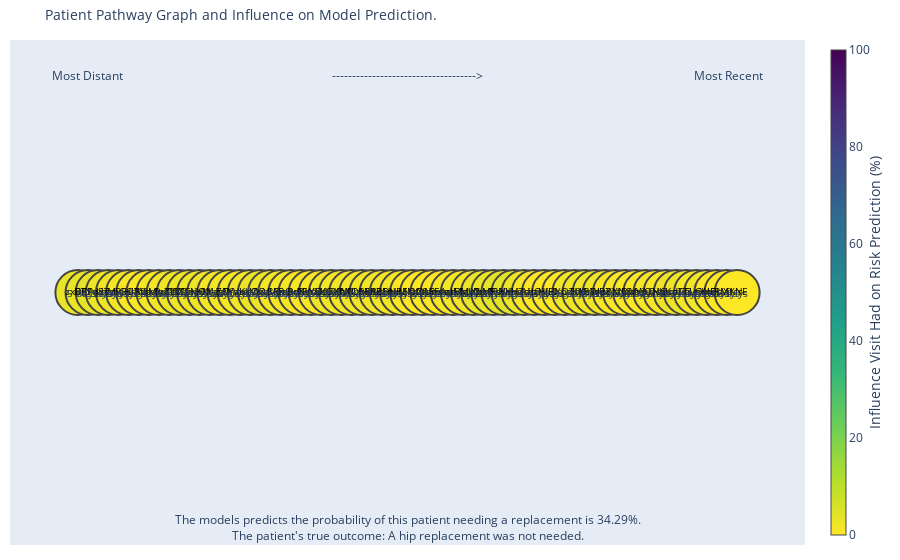

Notebook code for this chart:
### Code cell
relu = True

# Get the entire patient's history in a DataFrame
edges_df = graph_plot.create_edges_df_gc(dense_tensor)

# Get the node positions for the graph
pos_df = graph_plot.create_position_df_gc(edges_df)
pos_list = graph_plot.generate_pos_sequence(pos_df['max_codes_per_visit'].max())

pos_df = graph_plot.map_y_coord_to_node(pos_df, pos_list)

l_map = gc.calc_local_map(model, grads, only_pos=relu, filt_num=None)

timestep_ave_grad_df = gc.calc_timestep_weights(stride, filter_size, l_map, max_timesteps)

read_code_pos_df = gc.map_read_code_labels(pos_df, read_code_map_df, timestep_ave_grad_df)

edge_pos_df = gc.create_edge_pos_df(edges_df, pos_df)

if relu == True:
    plot_name = 'all_filters_grad_cam_relu'
else:
    plot_name = 'all_filters_grad_cam_abs'

gc.plot_gradcam_plotly(edge_pos_df, pos_df, read_code_pos_df, years_in_advance, logits, outcome, plot_name, html_open=False)

### Figure 1 — Plotly figure (JSON) as saved in the notebook; plotly's stock layout.template omitted (floating-point values rounded to 4 significant figures; data arrays with more than 128 entries replaced by an {"elided": "..."} marker saying what was removed)
{"data": [{"hoverinfo": "none", "line": {"color": "#888", "width": 0.5}, "mode": "lines", "type": "scatter", "x": {"elided": "195 int values"}, "y": {"elided": "195 int values"}}, {"hoverinfo": "text", "hovertext": ["297 ReadCode descript here \nInfluence visit has on prediction: 3.3%", "264 ReadCode descript here \nInfluence visit has on prediction: 3.3%", "12 ReadCode descript here \nInfluence visit has on prediction: 3.36%", "63 ReadCode descript here \nInfluence visit has on prediction: 2.48%", "185 ReadCode descript here \nInfluence visit has on prediction: 2.33%", "467 ReadCode descript here \nInfluence visit has on prediction: 1.51%", "86 ReadCode descript here \nInfluence visit has on prediction: 0.65%", "363 ReadCode descript here \nInfluence visit has on prediction: 0.65%", "386 ReadCode descript here \nInfluence visit has on prediction: 1.31%", "356 ReadCode descript here \nInfluence visit has on prediction: 1.45%", "273 ReadCode descript here \nInfluence visit has on prediction: 2.3%", "31 ReadCode descript here \nInfluence visit has on prediction: 2.54%", "194 ReadCode descript here \nInfluence visit has on prediction: 2.45%", "447 ReadCode descript here \nInfluence visit has on prediction: 2.3%", "258 ReadCode descript here \nInfluence visit has on prediction: 1.45%", "157 ReadCode descript here \nInfluence visit has on prediction: 1.54%", "286 ReadCode descript here \nInfluence visit has on prediction: 1.16%", "369 ReadCode descript here \nInfluence visit has on prediction: 1.64%", "268 ReadCode descript here \nInfluence visit has on prediction: 2.59%", "25 ReadCode descript here \nInfluence visit has on prediction: 2.34%", "285 ReadCode descript here \nInfluence visit has on prediction: 1.68%", "304 ReadCode descript here \nInfluence visit has on prediction: 1.19%", "210 ReadCode descript here \nInfluence visit has on prediction: 0.94%", "471 ReadCode descript here \nInfluence visit has on prediction: 0.69%", "106 ReadCode descript here \nInfluence visit has on prediction: 0.69%", "443 ReadCode descript here \nInfluence visit has on prediction: 2.01%", "270 ReadCode descript here \nInfluence visit has on prediction: 1.67%", "136 ReadCode descript here \nInfluence visit has on prediction: 1.67%", "176 ReadCode descript here \nInfluence visit has on prediction: 1.67%", "323 ReadCode descript here \nInfluence visit has on prediction: 1.88%", "282 ReadCode descript here \nInfluence visit has on prediction: 1.6%", "226 ReadCode descript here \nInfluence visit has on prediction: 1.6%", "348 ReadCode descript here \nInfluence visit has on prediction: 1.6%", "362 ReadCode descript here \nInfluence visit has on prediction: 0.08%", "167 ReadCode descript here \nInfluence visit has on prediction: 0.0%", "212 ReadCode descript here \nInfluence visit has on prediction: 0.0%", "427 ReadCode descript here \nInfluence visit has on prediction: 0.0%", "245 ReadCode descript here \nInfluence visit has on prediction: 1.2%", "300 ReadCode descript here \nInfluence visit has on prediction: 1.2%", "7 ReadCode descript here \nInfluence visit has on prediction: 1.37%", "258 ReadCode descript here \nInfluence visit has on prediction: 2.92%", "102 ReadCode descript here \nInfluence visit has on prediction: 3.0%", "192 ReadCode descript here \nInfluence visit has on prediction: 4.06%", "481 ReadCode descript here \nInfluence visit has on prediction: 3.9%", "491 ReadCode descript here \nInfluence visit has on prediction: 2.35%", "350 ReadCode descript here \nInfluence visit has on prediction: 1.06%", "260 ReadCode descript here \nInfluence visit has on prediction: 0.0%", "0 \nInfluence visit has on prediction: 0.0%", "430 ReadCode descript here \nInfluence visit has on prediction: 0.0%", "287 ReadCode descript here \nInfluence visit has on prediction: 1.52%", "357 ReadCode descript here \nInfluence visit has on prediction: 1.83%", "275 ReadCode descript here \nInfluence visit has on prediction: 1.83%", "431 ReadCode descript here \nInfluence visit has on prediction: 1.83%", "294 ReadCode descript here \nInfluence visit has on prediction: 0.72%", "493 ReadCode descript here \nInfluence visit has on prediction: 0.52%", "200 ReadCode descript here \nInfluence visit has on prediction: 0.52%", "509 ReadCode descript here \nInfluence visit has on prediction: 0.52%", "197 ReadCode descript here \nInfluence visit has on prediction: 1.06%", "154 ReadCode descript here \nInfluence visit has on prediction: 0.94%", "296 ReadCode descript here \nInfluence visit has on prediction: 2.14%", "436 ReadCode descript here \nInfluence visit has on prediction: 2.14%", "94 ReadCode descript here \nInfluence visit has on prediction: 1.2%", "19 ReadCode descript here \nInfluence visit has on prediction: 1.53%", "252 ReadCode descript here \nInfluence visit has on prediction: 0.33%", "443 ReadCode descript here \nInfluence visit has on prediction: 0.33%", "487 ReadCode descript here \nInfluence visit has on prediction: 0.33%"], "marker": {"cmax": 100, "cmin": 0, "color": [3.301, 3.301, 3.356, 2.477, 2.333, 1.508, 0.6548, 0.6464, 1.305, 1.455, 2.296, 2.537, 2.446, 2.296, 1.455, 1.535, 1.161, 1.642, 2.587, 2.343, 1.675, 1.194, 0.9413, 0.6928, 0.6928, 2.007, 1.673, 1.673, 1.673, 1.878, 1.601, 1.601, 1.601, 0.08183, 0, 0, 0, 1.204, 1.204, 1.368, 2.922, 2.999, 4.063, 3.899, 2.345, 1.064, 0, 0, 0, 1.517, 1.827, 1.827, 1.827, 0.7162, 0.5247, 0.5247, 0.5247, 1.063, 0.945, 2.143, 2.143, 1.198, 1.531, 0.3328, 0.3328, 0.3328], "colorbar": {"thickness": 15, "title": {"side": "right", "text": "Influence Visit Had on Risk Prediction (%)"}, "xanchor": "left"}, "colorscale": [[0, "#440154"], [0.1111, "#482878"], [0.2222, "#3e4989"], [0.3333, "#31688e"], [0.4444, "#26828e"], [0.5556, "#1f9e89"], [0.6667, "#35b779"], [0.7778, "#6ece58"], [0.8889, "#b5de2b"], [1, "#fde725"]], "line": {"width": 2}, "reversescale": true, "showscale": true, "size": 45}, "mode": "markers+text", "text": ["zxBiU", "DFYqS", "TPwhM", "JxTzP", "gridH", "qGOBt", "sIYVg", "AfsMq", "kxOuO", "JyAYW", "ZUlQu", "SZCNO", "ejsKl", "HlkUy", "YggfK", "ZDraK", "WVukV", "cxcOS", "JZstL", "vVIAR", "RRjeo", "jnQdK", "BcXsY", "FFnaU", "WbKCx", "DdXXN", "iYhXI", "fIWOM", "PLBRB", "ozdZf", "jABDN", "uHuRE", "qkMNf", "coOQL", "aufdz", "XARmc", "iEArb", "ssuBM", "uMpkD", "kJyTa", "YggfK", "hMFWH", "EroXU", "HaHZd", "nocin", "AezHJ", "IOVEI", "0", "HXOTq", "pzKYL", "UABwJ", "LaWPZ", "FsppN", "pYXNS", "IaDbb", "JpVWu", "mctQc", "jQHbK", "NOruI", "guauG", "dTqvC", "TLtvw", "nhJEJ", "WvRMt", "DdXXN", "jIcrE"], "textfont": {"color": ["black", "black", "black", "black", "black", "black", "black", "black", "black", "black", "black", "black", "black", "black", "black", "black", "black", "black", "black", "black", "black", "black", "black", "black", "black", "black", "black", "black", "black", "black", "black", "black", "black", "black", "black", "black", "black", "black", "black", "black", "black", "black", "black", "black", "black", "black", "black", "black", "black", "black", "black", "black", "black", "black", "black", "black", "black", "black", "black", "black", "black", "black", "black", "black", "black", "black"], "size": 10}, "textposition": "middle center", "type": "scatter", "x": [0, 1, 2, 3, 4, 5, 6, 7, 8, 9, 10, 11, 12, 13, 14, 15, 16, 17, 18, 19, 20, 21, 22, 23, 24, 25, 26, 27, 28, 29, 30, 31, 32, 33, 34, 35, 36, 37, 38, 39, 40, 41, 42, 43, 44, 45, 46, 47, 48, 49, 50, 51, 52, 53, 54, 55, 56, 57, 58, 59, 60, 61, 62, 63, 64, 65], "y": [0, 0, 0, 0, 0, 0, 0, 0, 0, 0, 0, 0, 0, 0, 0, 0, 0, 0, 0, 0, 0, 0, 0, 0, 0, 0, 0, 0, 0, 0, 0, 0, 0, 0, 0, 0, 0, 0, 0, 0, 0, 0, 0, 0, 0, 0, 0, 0, 0, 0, 0, 0, 0, 0, 0, 0, 0, 0, 0, 0, 0, 0, 0, 0, 0, 0]}], "layout": {"annotations": [{"align": "center", "font": {"size": 10}, "showarrow": false, "text": "5 days", "x": 0.5, "y": 0}, {"align": "center", "font": {"size": 10}, "showarrow": false, "text": "14 days", "x": 1.5, "y": 0}, {"align": "center", "font": {"size": 10}, "showarrow": false, "text": "23 days", "x": 2.5, "y": 0}, {"align": "center", "font": {"size": 10}, "showarrow": false, "text": "6 days", "x": 3.5, "y": 0}, {"align": "center", "font": {"size": 10}, "showarrow": false, "text": "3 days", "x": 4.5, "y": 0}, {"align": "center", "font": {"size": 10}, "showarrow": false, "text": "5 days", "x": 5.5, "y": 0}, {"align": "center", "font": {"size": 10}, "showarrow": false, "text": "23 days", "x": 6.5, "y": 0}, {"align": "center", "font": {"size": 10}, "showarrow": false, "text": "29 days", "x": 7.5, "y": 0}, {"align": "center", "font": {"size": 10}, "showarrow": false, "text": "8 days", "x": 8.5, "y": 0}, {"align": "center", "font": {"size": 10}, "showarrow": false, "text": "10 days", "x": 9.5, "y": 0}, {"align": "center", "font": {"size": 10}, "showarrow": false, "text": "12 days", "x": 10.5, "y": 0}, {"align": "center", "font": {"size": 10}, "showarrow": false, "text": "28 days", "x": 11.5, "y": 0}, {"align": "center", "font": {"size": 10}, "showarrow": false, "text": "23 days", "x": 12.5, "y": 0}, {"align": "center", "font": {"size": 10}, "showarrow": false, "text": "25 days", "x": 13.5, "y": 0}, {"align": "center", "font": {"size": 10}, "showarrow": false, "text": "6 days", "x": 14.5, "y": 0}, {"align": "center", "font": {"size": 10}, "showarrow": false, "text": "7 days", "x": 15.5, "y": 0}, {"align": "center", "font": {"size": 10}, "showarrow": false, "text": "17 days", "x": 16.5, "y": 0}, {"align": "center", "font": {"size": 10}, "showarrow": false, "text": "29 days", "x": 17.5, "y": 0}, {"align": "center", "font": {"size": 10}, "showarrow": false, "text": "26 days", "x": 18.5, "y": 0}, {"align": "center", "font": {"size": 10}, "showarrow": false, "text": "30 days", "x": 19.5, "y": 0}, {"align": "center", "font": {"size": 10}, "showarrow": false, "text": "12 days", "x": 20.5, "y": 0}, {"align": "center", "font": {"size": 10}, "showarrow": false, "text": "10 days", "x": 21.5, "y": 0}, {"align": "center", "font": {"size": 10}, "showarrow": false, "text": "26 days", "x": 22.5, "y": 0}, {"align": "center", "font": {"size": 10}, "showarrow": false, "text": "15 days", "x": 23.5, "y": 0}, {"align": "center", "font": {"size": 10}, "showarrow": false, "text": "27 days", "x": 24.5, "y": 0}, {"align": "center", "font": {"size": 10}, "showarrow": false, "text": "22 days", "x": 25.5, "y": 0}, {"align": "center", "font": {"size": 10}, "showarrow": false, "text": "30 days", "x": 26.5, "y": 0}, {"align": "center", "font": {"size": 10}, "showarrow": false, "text": "4 days", "x": 27.5, "y": 0}, {"align": "center", "font": {"size": 10}, "showarrow": false, "text": "27 days", "x": 28.5, "y": 0}, {"align": "center", "font": {"size": 10}, "showarrow": false, "text": "17 days", "x": 29.5, "y": 0}, {"align": "center", "font": {"size": 10}, "showarrow": false, "text": "9 days", "x": 30.5, "y": 0}, {"align": "center", "font": {"size": 10}, "showarrow": false, "text": "5 days", "x": 31.5, "y": 0}, {"align": "center", "font": {"size": 10}, "showarrow": false, "text": "0 days", "x": 32.5, "y": 0}, {"align": "center", "font": {"size": 10}, "showarrow": false, "text": "1 days", "x": 33.5, "y": 0}, {"align": "center", "font": {"size": 10}, "showarrow": false, "text": "2 days", "x": 34.5, "y": 0}, {"align": "center", "font": {"size": 10}, "showarrow": false, "text": "28 days", "x": 35.5, "y": 0}, {"align": "center", "font": {"size": 10}, "showarrow": false, "text": "28 days", "x": 36.5, "y": 0}, {"align": "center", "font": {"size": 10}, "showarrow": false, "text": "24 days", "x": 37.5, "y": 0}, {"align": "center", "font": {"size": 10}, "showarrow": false, "text": "6 days", "x": 38.5, "y": 0}, {"align": "center", "font": {"size": 10}, "showarrow": false, "text": "12 days", "x": 39.5, "y": 0}, {"align": "center", "font": {"size": 10}, "showarrow": false, "text": "6 days", "x": 40.5, "y": 0}, {"align": "center", "font": {"size": 10}, "showarrow": false, "text": "23 days", "x": 41.5, "y": 0}, {"align": "center", "font": {"size": 10}, "showarrow": false, "text": "7 days", "x": 42.5, "y": 0}, {"align": "center", "font": {"size": 10}, "showarrow": false, "text": "19 days", "x": 43.5, "y": 0}, {"align": "center", "font": {"size": 10}, "showarrow": false, "text": "22 days", "x": 44.5, "y": 0}, {"align": "center", "font": {"size": 10}, "showarrow": false, "text": "8 days", "x": 45.5, "y": 0}, {"align": "center", "font": {"size": 10}, "showarrow": false, "text": "7 days", "x": 46.5, "y": 0}, {"align": "center", "font": {"size": 10}, "showarrow": false, "text": "9 days", "x": 47.5, "y": 0}, {"align": "center", "font": {"size": 10}, "showarrow": false, "text": "26 days", "x": 48.5, "y": 0}, {"align": "center", "font": {"size": 10}, "showarrow": false, "text": "29 days", "x": 49.5, "y": 0}, {"align": "center", "font": {"size": 10}, "showarrow": false, "text": "19 days", "x": 50.5, "y": 0}, {"align": "center", "font": {"size": 10}, "showarrow": false, "text": "17 days", "x": 51.5, "y": 0}, {"align": "center", "font": {"size": 10}, "showarrow": false, "text": "25 days", "x": 52.5, "y": 0}, {"align": "center", "font": {"size": 10}, "showarrow": false, "text": "5 days", "x": 53.5, "y": 0}, {"align": "center", "font": {"size": 10}, "showarrow": false, "text": "16 days", "x": 54.5, "y": 0}, {"align": "center", "font": {"size": 10}, "showarrow": false, "text": "3 days", "x": 55.5, "y": 0}, {"align": "center", "font": {"size": 10}, "showarrow": false, "text": "14 days", "x": 56.5, "y": 0}, {"align": "center", "font": {"size": 10}, "showarrow": false, "text": "27 days", "x": 57.5, "y": 0}, {"align": "center", "font": {"size": 10}, "showarrow": false, "text": "6 days", "x": 58.5, "y": 0}, {"align": "center", "font": {"size": 10}, "showarrow": false, "text": "23 days", "x": 59.5, "y": 0}, {"align": "center", "font": {"size": 10}, "showarrow": false, "text": "3 days", "x": 60.5, "y": 0}, {"align": "center", "font": {"size": 10}, "showarrow": false, "text": "3 days", "x": 61.5, "y": 0}, {"align": "center", "font": {"size": 10}, "showarrow": false, "text": "26 days", "x": 62.5, "y": 0}, {"align": "center", "font": {"size": 10}, "showarrow": false, "text": "20 days", "x": 63.5, "y": 0}, {"align": "center", "font": {"size": 10}, "showarrow": false, "text": "8 days", "x": 64.5, "y": 0}, {"showarrow": false, "text": "The models predicts the probability of this patient needing a replacement is 34.29%.<br>The patient's true outcome: A hip replacement was not needed.", "x": 0.5, "xref": "paper", "y": -0.002, "yref": "paper"}, {"showarrow": false, "text": "Most Recent", "x": 0.95, "xref": "paper", "y": 0.95, "yref": "paper"}, {"showarrow": false, "text": "Most Distant", "x": 0.05, "xref": "paper", "y": 0.95, "yref": "paper"}, {"showarrow": false, "text": "------------------------------------>", "x": 0.5, "xref": "paper", "y": 0.95, "yref": "paper"}], "hovermode": "closest", "margin": {"b": 15, "l": 10, "r": 5, "t": 40}, "showlegend": false, "title": {"font": {"size": 14}, "text": "Patient Pathway Graph and Influence on Model Prediction."}, "xaxis": {"showgrid": false, "showticklabels": false, "zeroline": false}, "yaxis": {"showgrid": false, "showticklabels": false, "zeroline": false}}}
